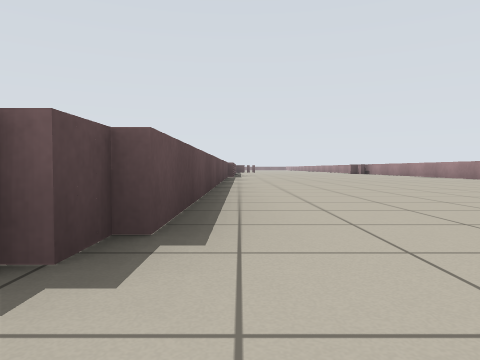
View 1 (above)

23 first-person views from a walk through a Stage world. The camera is 0.5 m above the floor, tilts 2° down and sees 70° across. Floor lines are 1 m apart. The floor is counted in squares, 2 m on a side. Each view is taken from the middle of a square. On the plan, view 1 faces up. The plan holds only what a view shows up to about 9 squares ahead; the rest is blank. The place goes on beyond the plan. Robots are left out.

View 2
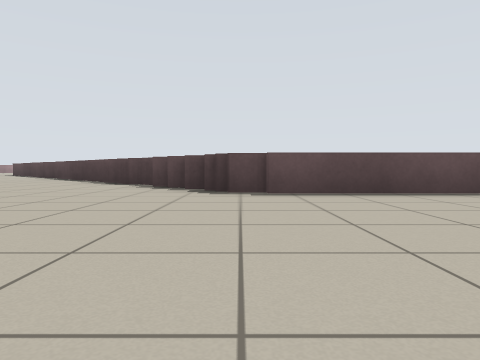

View 3
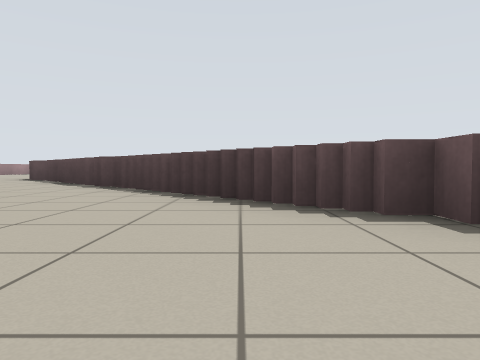

View 4
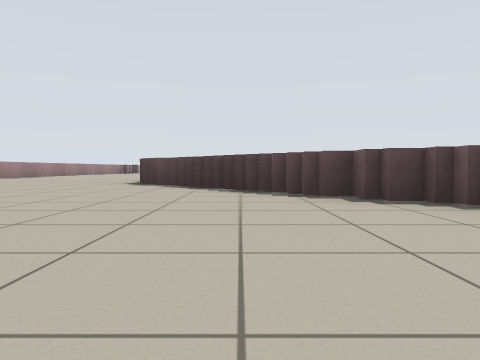

View 5
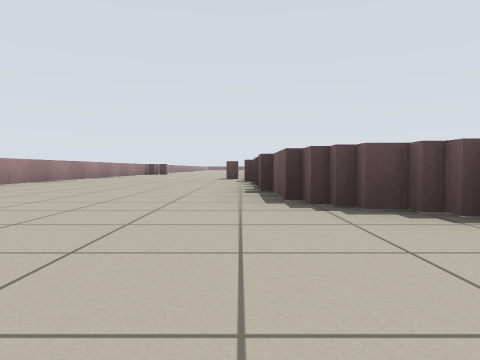

View 6
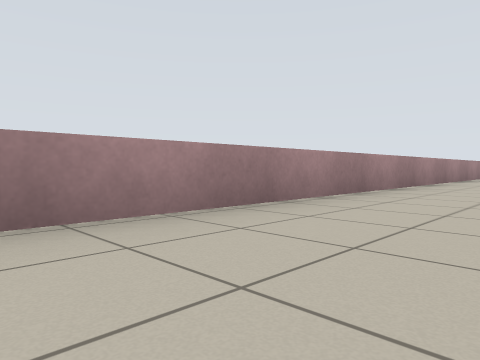

View 7
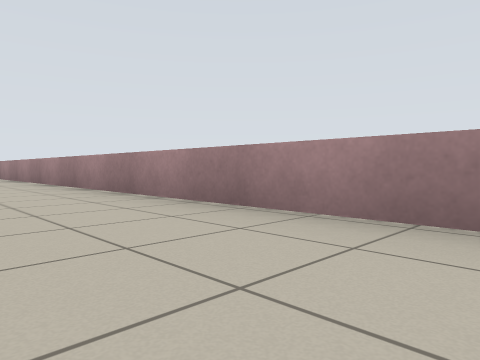

View 8
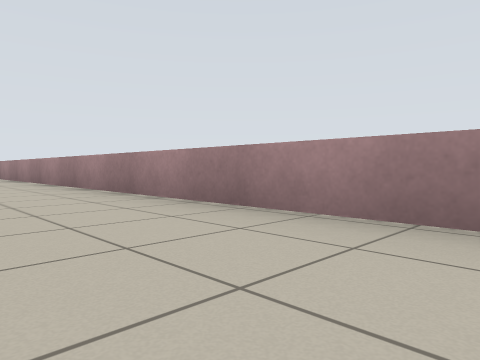

View 9
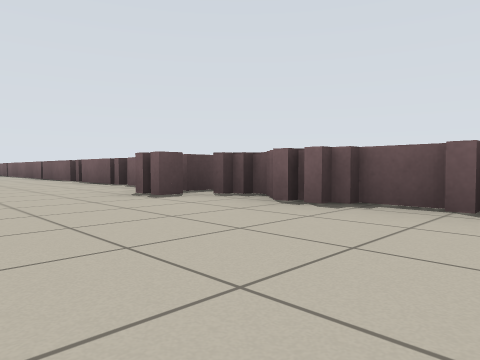

View 10
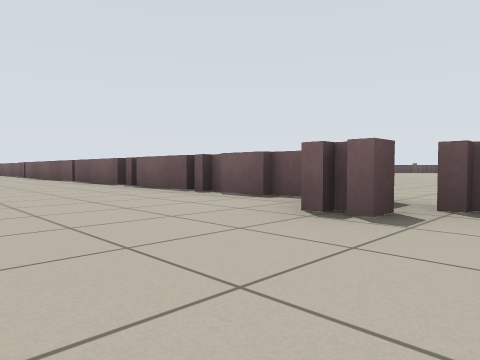

View 11
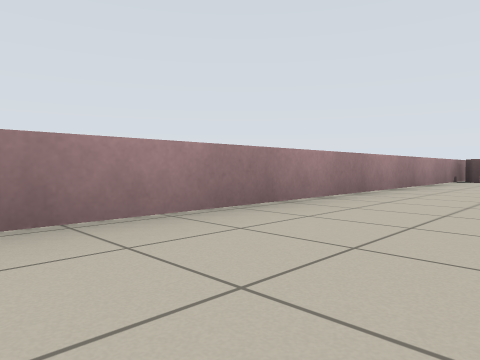

View 12
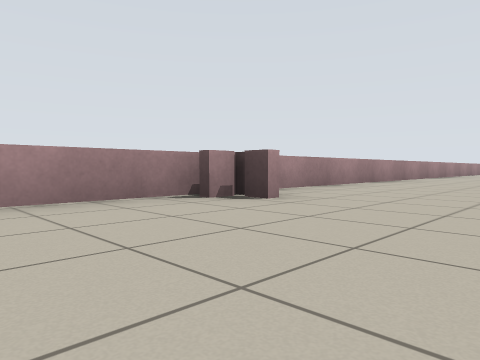

View 13
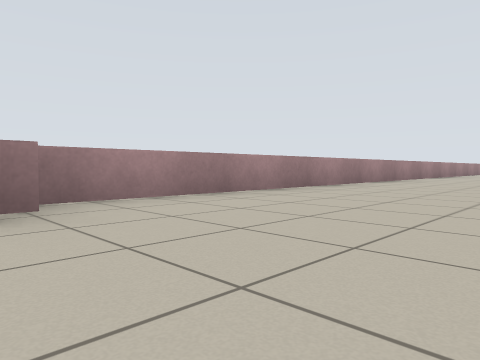

View 14
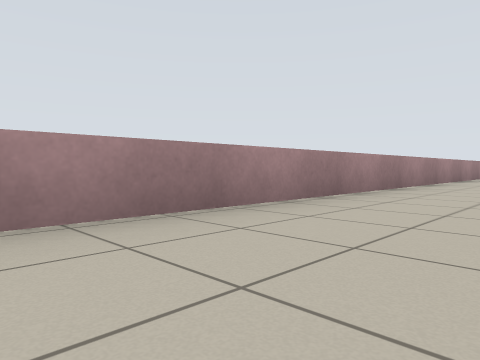

View 15
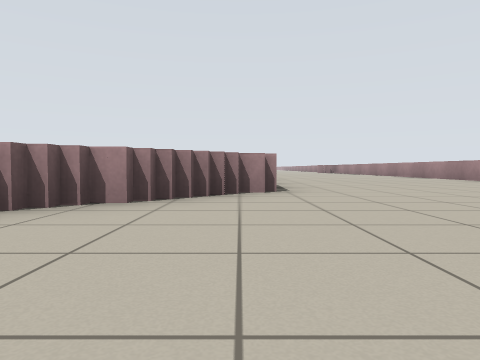

View 16
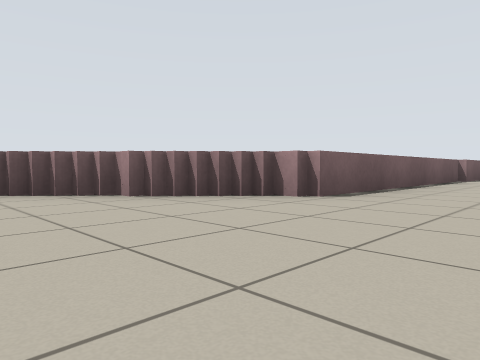

View 17
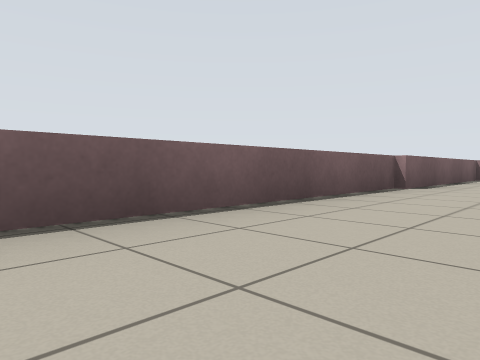

View 18
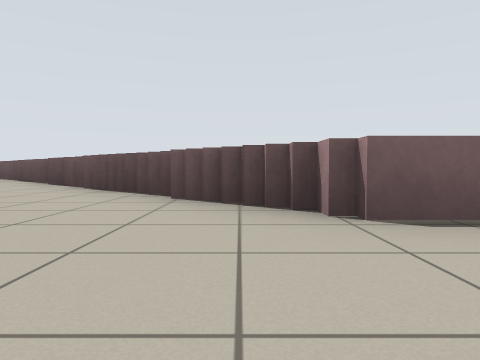

View 19
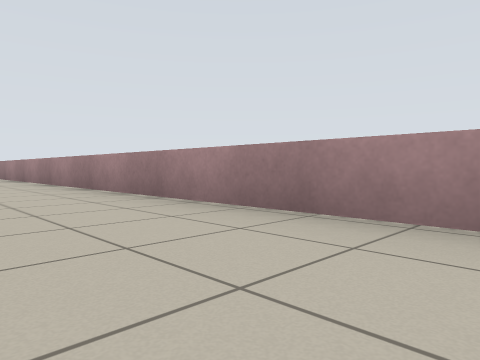

View 20
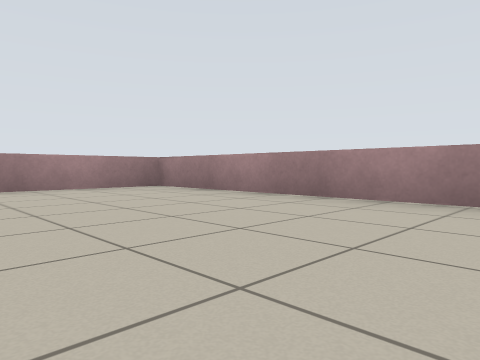

View 21
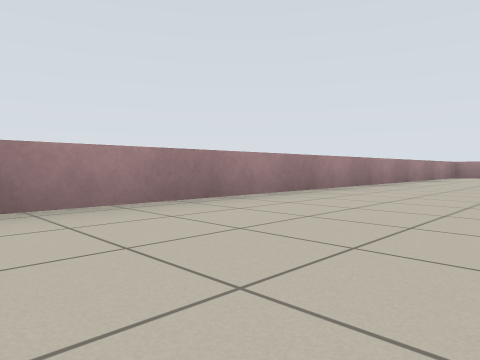

View 22
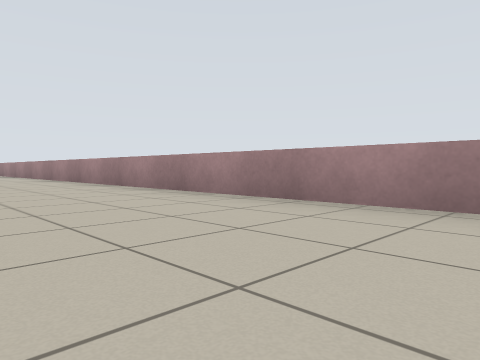

View 23
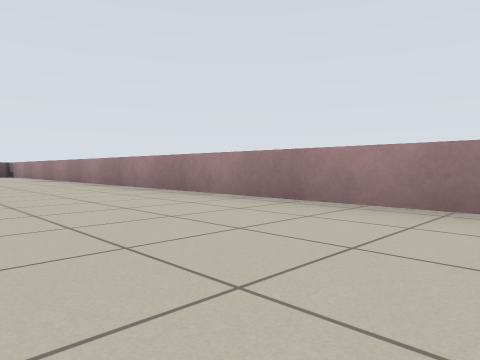

### Floor plan
Key: @ floor where view 1 was taken; # wall or solid block; . floor; = window, fence, low wall or low ledge.
Columns run from 36 left of view 1 to 6 right of it. Each row starts with its distance up from view 1.
 14                                          =
 13                                          .=
 12                                          .=
 11                                         ..=
 10                                         ..=
  9                                     =   ..=
  8                                     =.....=
  7                                     =.....=
  6                                     =.....=
  5                                     =.....=
  4                                     =.....=
  3                                     =.....=
  2                                     =.....=
  1                                    ==.....=
  0                                   ==@.....=
 -1                     ..           ==... ...=
 -2 =                   ..          ==..   ...=
 -3 ==                   .         ==..    ...=
 -4 .==                  ..       ==..     ...=
 -5  .==                 ..      ==...      ..=
 -6 ...======             .     ==...       ..=
 -7  .......=====================...        ..=
 -8  ........     ................       .....=
 -9 ...................................  .....=
-10 .................=........................=
-11 #########==================================

Positions as (right, up) in squares from view 1, and headings:
1: (0, 0), facing up
2: (3, 1), facing left
3: (-1, -2), facing left
4: (-3, -5), facing left
5: (-6, -7), facing left
6: (-6, -9), facing down-left
7: (-8, -9), facing down-right
8: (-5, -9), facing down-right
9: (-11, -9), facing up-left
10: (-13, -9), facing up-left
11: (-12, -9), facing down-left
12: (-17, -8), facing down-left
13: (-19, -8), facing down-left
14: (-26, -9), facing down-left
15: (-36, -6), facing right
16: (-35, -8), facing up-right
17: (-32, -8), facing up-right
18: (-33, -8), facing up
19: (-36, -9), facing down-right
20: (1, -8), facing down-right
21: (3, -1), facing down-right
22: (3, -3), facing up-right
23: (3, 3), facing up-right
